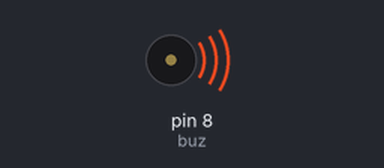
The sketch below on a simulated Arduino Uno, built with avr-gcc and run on an emulated ATmega328P. Parts: buzzer (waves = sounding). What the sketch prints to the serial monitor is not drawn.

Above: at 0.2 s.
At 3.05 s:
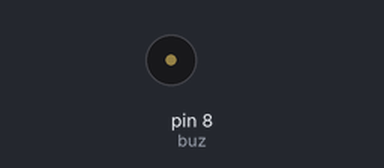
Timing chart, 0 to 8.0 s (numbered marks = the images above):
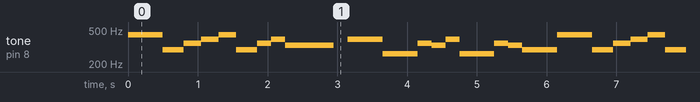

The sketch:

GameofThronesBuzzer.ino
```cpp
#define Do 262
#define Re 294
#define Mi 330
#define Fa 349
#define Sol 392
#define La 440
#define Si 494
#define Pausa 0

char buz = 8; //pino conectado no buzzer

int notes[] = {La,Re,Fa,Sol,La,Re,Fa,Sol,Mi,Pausa,Sol,Do,Fa,Mi,Sol,Do,Fa,Mi,Re};
int time_[] = {500,300,250,250,250,300,200,200,700,200,500,500,200,200,200,500,200,200,500};

void toc(int note,int time_){
    tone(buz,note,time_);
    delay(time_);
}

void setup(){
    Serial.begin(9600);
    pinMode(buz, OUTPUT); // seta o pino como saída

}
void loop(){
  Serial.print(sizeof  notes/sizeof  notes[0]);
  for (int i = 0; i < sizeof  notes/sizeof  notes[0]; i++){
    toc(notes[i],time_[i]);
  }
}
```
